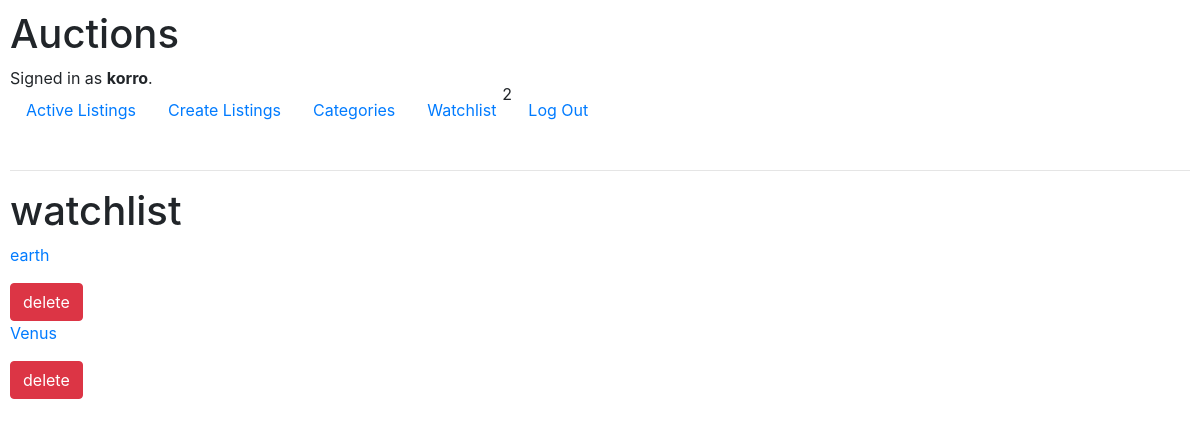
Before: /watchlist (signed in) with the older database file.
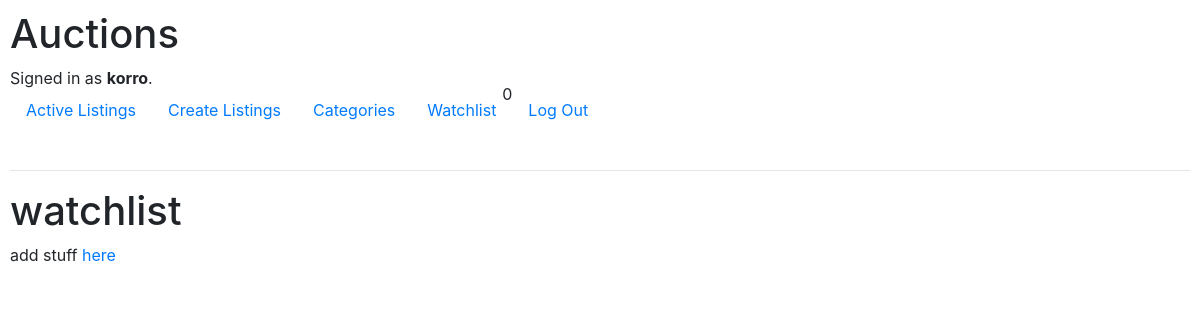
After: the same page with the newer database file.
### auctions/models.py (models this page shows, shortened)
class Listing(models.Model):
    user = models.ForeignKey(User, on_delete=models.PROTECT, default='',  null=True )
    title = models.CharField(max_length=200)
    description = models.TextField()
    image = models.ImageField(upload_to='media/')
    price = models.FloatField()
    category = models.ForeignKey(Category,on_delete=models.CASCADE,default='',blank=True, null=True)
    watchers = models.ManyToManyField(User,blank=True,related_name="listings",default=None)
    is_active = models.BooleanField(default=True)

### auctions/views.py (the view)
# urls.py: path("watchlist", views.watchlist, name="watchlist"),
@login_required(login_url='/login')
def watchlist(request):
    listings = request.user.listings.all()
    watchers = request.user.listings.all()
    return render(request,"auctions/watchlist.html", {
        "listings": listings,
        "watchers": watchers
    })

### auctions/templates/auctions/watchlist.html (shortened to what this page needs)
{% extends "auctions/layout.html" %}
{% block body %}
<h1>watchlist</h1>
{% if listings.count == 0 %}
    <span>add stuff <a href="/">here</a></span>
{% else %}
    {% for listing in listings %}
    <a href="{% url 'listing' id=listing.id %}">
        <p>{{listing.title}}</p>
        <form action="{% url 'deletewatchlist' id=listing.id %}" method="post">
            <input class="btn btn-danger" type="submit" value="delete" name="delete">
        </form>
    </a>
    {% endfor %}
{% endif %}
{% endblock %}

### auctions/templates/auctions/layout.html (shortened to what this page needs)
{% load static %}
<!DOCTYPE html>
<html lang="en">
    <head>
        <link rel="stylesheet" href="https://stackpath.bootstrapcdn.com/bootstrap/4.4.1/css/bootstrap.min.css">
        <link href="{% static 'auctions/styles.css' %}" rel="stylesheet" type="text/css">
    </head>
    <body>
        <h1>Auctions</h1>
        <div>
            {% if user.is_authenticated %}
                Signed in as <strong>{{ user.username }}</strong>.
            {% else %}
                Not signed in.
            {% endif %}
        </div>
        <ul class="nav">
            <li class="nav-item">
                <a class="nav-link" href="{% url 'index' %}">Active Listings</a>
            </li>
            <li class="nav-item">
                <a class="nav-link" href="{% url 'create' %}">Create Listings</a>
            </li>
            <li class="nav-item">
                <a class="nav-link" href="{% url 'categories' %}">Categories</a>
            </li>
            {% if user.is_authenticated and watchers.count > 0 %}
            <li class="nav-item" >
                <a class="nav-link" href="{% url 'watchlist' %}">Watchlist</a>   <span class="watchers">{{ watchers.count }}</span>
            </li>
            {% else %}
            <li class="nav-item" >
                <a class="nav-link" href="{% url 'watchlist' %}">Watchlist</a>   <span class="watchers">0</span>
            </li>
            {% endif %}
            {% if user.is_authenticated %}
                <li class="nav-item">
                    <a class="nav-link" href="{% url 'logout' %}">Log Out</a>
                </li>
            {% endif %}
        </ul>
        <hr>
        {% block body %}
        {% endblock %}
    </body>
</html>

Changed rows visible on the page:
removed Listing: title "earth"
removed Listing: title "Venus"
Other visible differences:
{{ watchers.count }}: "2" → (not shown)
text now shown: "0 add stuff here"
